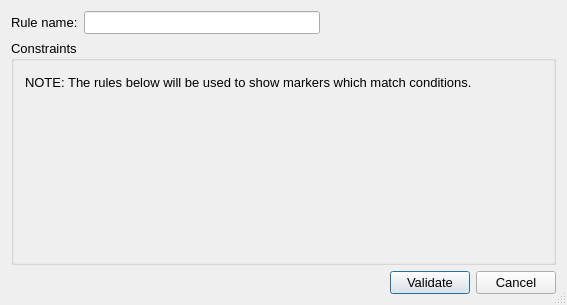
<?xml version="1.0" encoding="UTF-8"?>
<ui version="4.0">
 <class>AwNewMarkerRuleDialUI</class>
 <widget class="QDialog" name="AwNewMarkerRuleDialUI">
  <property name="geometry">
   <rect>
    <x>0</x>
    <y>0</y>
    <width>567</width>
    <height>305</height>
   </rect>
  </property>
  <property name="font">
   <font>
    <family>MS Shell Dlg 2</family>
    <pointsize>10</pointsize>
   </font>
  </property>
  <property name="windowTitle">
   <string>Modify Filter</string>
  </property>
  <property name="windowIcon">
   <iconset resource="../../../resources/AnyWave.qrc">
    <normaloff>:/images/AnyWave_icon.png</normaloff>:/images/AnyWave_icon.png</iconset>
  </property>
  <property name="sizeGripEnabled">
   <bool>true</bool>
  </property>
  <property name="modal">
   <bool>true</bool>
  </property>
  <layout class="QGridLayout" name="gridLayout_2">
   <item row="0" column="0">
    <layout class="QHBoxLayout" name="horizontalLayout">
     <item>
      <widget class="QLabel" name="label">
       <property name="text">
        <string>Rule name:</string>
       </property>
       <property name="scaledContents">
        <bool>true</bool>
       </property>
      </widget>
     </item>
     <item>
      <widget class="QLineEdit" name="leName"/>
     </item>
     <item>
      <spacer name="horizontalSpacer">
       <property name="orientation">
        <enum>Qt::Horizontal</enum>
       </property>
       <property name="sizeHint" stdset="0">
        <size>
         <width>40</width>
         <height>20</height>
        </size>
       </property>
      </spacer>
     </item>
    </layout>
   </item>
   <item row="1" column="0">
    <widget class="QGroupBox" name="groupBox">
     <property name="sizePolicy">
      <sizepolicy hsizetype="Expanding" vsizetype="Expanding">
       <horstretch>0</horstretch>
       <verstretch>0</verstretch>
      </sizepolicy>
     </property>
     <property name="title">
      <string>Constraints</string>
     </property>
     <layout class="QGridLayout" name="gridLayout">
      <property name="leftMargin">
       <number>0</number>
      </property>
      <property name="topMargin">
       <number>0</number>
      </property>
      <property name="rightMargin">
       <number>0</number>
      </property>
      <property name="bottomMargin">
       <number>0</number>
      </property>
      <item row="0" column="0">
       <widget class="QScrollArea" name="scrollAreaRules">
        <property name="frameShape">
         <enum>QFrame::NoFrame</enum>
        </property>
        <property name="widgetResizable">
         <bool>true</bool>
        </property>
        <widget class="QWidget" name="scrollAreaWidgetContents">
         <property name="geometry">
          <rect>
           <x>0</x>
           <y>0</y>
           <width>547</width>
           <height>207</height>
          </rect>
         </property>
         <layout class="QGridLayout" name="gridLayout_3">
          <item row="0" column="0">
           <layout class="QHBoxLayout" name="horizontalLayout_3">
            <item>
             <widget class="QLabel" name="label_2">
              <property name="text">
               <string>NOTE: The rules below will be used to show markers which match conditions.</string>
              </property>
             </widget>
            </item>
            <item>
             <spacer name="horizontalSpacer_3">
              <property name="orientation">
               <enum>Qt::Horizontal</enum>
              </property>
              <property name="sizeHint" stdset="0">
               <size>
                <width>40</width>
                <height>20</height>
               </size>
              </property>
             </spacer>
            </item>
           </layout>
          </item>
          <item row="1" column="0">
           <layout class="QVBoxLayout" name="layoutRules"/>
          </item>
          <item row="2" column="0">
           <spacer name="verticalSpacer">
            <property name="orientation">
             <enum>Qt::Vertical</enum>
            </property>
            <property name="sizeHint" stdset="0">
             <size>
              <width>20</width>
              <height>152</height>
             </size>
            </property>
           </spacer>
          </item>
         </layout>
        </widget>
       </widget>
      </item>
     </layout>
    </widget>
   </item>
   <item row="2" column="0">
    <layout class="QHBoxLayout" name="horizontalLayout_2">
     <item>
      <spacer name="horizontalSpacer_2">
       <property name="orientation">
        <enum>Qt::Horizontal</enum>
       </property>
       <property name="sizeHint" stdset="0">
        <size>
         <width>40</width>
         <height>20</height>
        </size>
       </property>
      </spacer>
     </item>
     <item>
      <widget class="QPushButton" name="buttonOk">
       <property name="text">
        <string>Validate</string>
       </property>
      </widget>
     </item>
     <item>
      <widget class="QPushButton" name="buttonCancel">
       <property name="text">
        <string>Cancel</string>
       </property>
      </widget>
     </item>
    </layout>
   </item>
  </layout>
 </widget>
 <layoutdefault spacing="6" margin="11"/>
 <resources>
  <include location="../../../resources/AnyWave.qrc"/>
 </resources>
 <connections>
  <connection>
   <sender>buttonOk</sender>
   <signal>clicked()</signal>
   <receiver>AwNewMarkerRuleDialUI</receiver>
   <slot>accept()</slot>
   <hints>
    <hint type="sourcelabel">
     <x>413</x>
     <y>405</y>
    </hint>
    <hint type="destinationlabel">
     <x>301</x>
     <y>405</y>
    </hint>
   </hints>
  </connection>
  <connection>
   <sender>buttonCancel</sender>
   <signal>clicked()</signal>
   <receiver>AwNewMarkerRuleDialUI</receiver>
   <slot>reject()</slot>
   <hints>
    <hint type="sourcelabel">
     <x>493</x>
     <y>408</y>
    </hint>
    <hint type="destinationlabel">
     <x>185</x>
     <y>397</y>
    </hint>
   </hints>
  </connection>
 </connections>
</ui>
